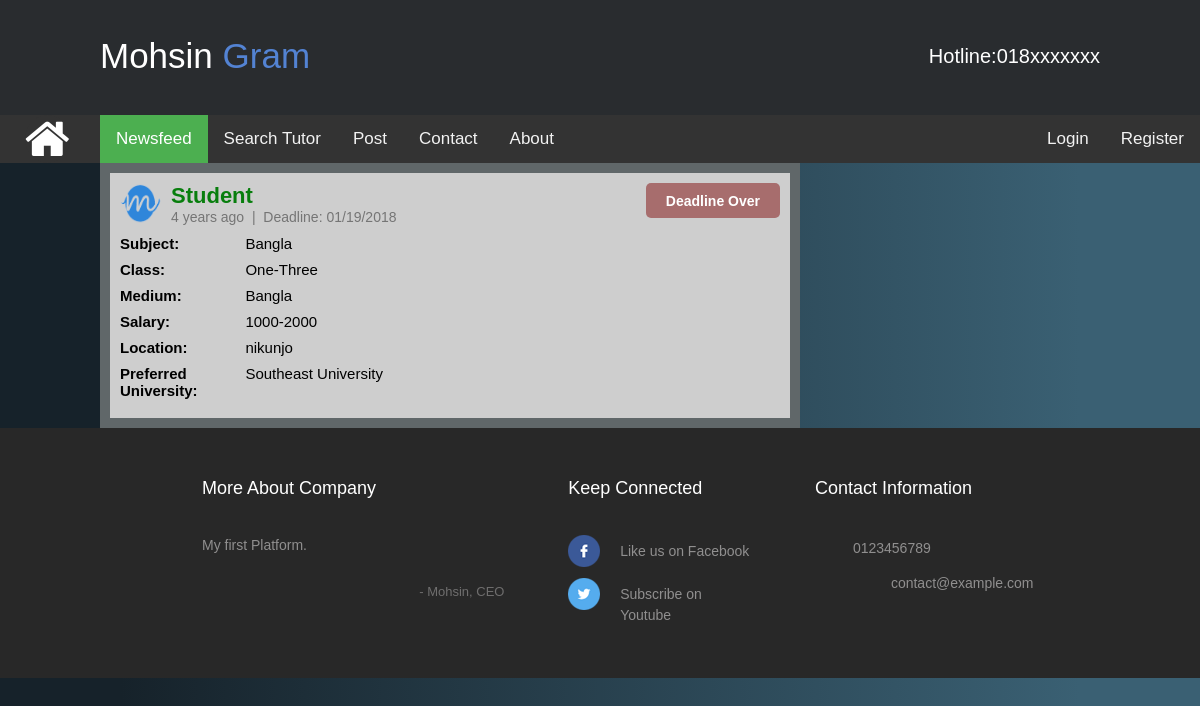
Page /viewpost.php?pid=5 on the committed database.
### tables this page shows
CREATE TABLE IF NOT EXISTS `post` (
  `id` int(11) NOT NULL AUTO_INCREMENT,
  `postby_id` int(11) NOT NULL,
  `subject` text NOT NULL,
  `class` text NOT NULL,
  `medium` varchar(20) NOT NULL,
  `salary` varchar(50) NOT NULL,
  `location` text NOT NULL,
  `p_university` text NOT NULL,
  `post_time` timestamp NOT NULL DEFAULT CURRENT_TIMESTAMP ON UPDATE CURRENT_TIMESTAMP,
  `deadline` varchar(15) NOT NULL,
  PRIMARY KEY (`id`)
);

CREATE TABLE IF NOT EXISTS `user` (
  `id` int(11) NOT NULL AUTO_INCREMENT,
  `fullname` varchar(150) NOT NULL,
  `gender` varchar(6) NOT NULL,
  `email` varchar(40) NOT NULL,
  `phone` varchar(15) NOT NULL,
  `address` varchar(200) NOT NULL DEFAULT '',
  `pass` varchar(50) NOT NULL,
  `confirmcode` varchar(7) NOT NULL,
  `activation` varchar(3) NOT NULL DEFAULT '',
  `type` varchar(10) NOT NULL,
  `user_pic` text,
  `last_logout` timestamp NOT NULL DEFAULT CURRENT_TIMESTAMP ON UPDATE CURRENT_TIMESTAMP,
  `online` varchar(5) NOT NULL DEFAULT 'no',
  PRIMARY KEY (`id`)
);

### inc/timeago.php (called while the page is built, shortened)
<?php
class timeago
{
    function time_ago($timestamp){
    $time_ago        = strtotime($timestamp);
    $current_time    = time();
    $time_difference = $current_time - $time_ago;
    $seconds         = $time_difference;
    $minutes = round($seconds / 60);
    $hours   = round($seconds / 3600);
    $days    = round($seconds / 86400);
    $weeks   = round($seconds / 604800);
    $months  = round($seconds / 2629440);
    $years   = round($seconds / 31553280);
    if ($seconds <= 60){
      return "Just Now";
    } else if ($minutes <= 60){
      if ($minutes == 1){
        return "1 min ago";
      } else {
        return "$minutes mins ago";
      }
    } else if ($hours <= 24){
      if ($hours == 1){
        return "1 hr ago";
      } else {
        return "$hours hrs ago";
      }
    } else if ($days <= 7){
      if ($days == 1){
        return "yesterday";
      } else {
        return "$days days ago";
      }
    } else if ($weeks <= 4.3){
      if ($weeks == 1){
        return "1 week ago";
      } else {
        return "$weeks weeks ago";
      }
    } else if ($months <= 12){
      if ($months == 1){
        return "1 month ago";
      } else {
        return "$months months ago";
      }
    } else {
      if ($years == 1){
        return "1 year ago";
      } else {
        return "$years years ago";
      }
    }
  }
}
?>

### viewpost.php (the view, shortened to what this page needs)
<?php
$con = new mysqli('localhost', 'root', '', 'main_db');
if (!isset($_SESSION['user_login'])) {
	$user = "";
	$utype_db = "";
}
else {
	$user = $_SESSION['user_login'];
	$result = $con->query("SELECT * FROM user WHERE id='$user'");
		$get_user_name = $result->fetch_assoc();
			$uname_db = $get_user_name['fullname'];
			$utype_db = $get_user_name['type'];
}
include_once("inc/timeago.php");
$time = new timeago();
if (isset($_REQUEST['pid'])) {
	$pstid = mysqli_real_escape_string($con, $_REQUEST['pid']);
}else {
	header('location: index.php');
}
?>
<!DOCTYPE html>
<html>
<head>
	<link rel="stylesheet" type="text/css" href="css/style.css">
	<link href="css/footer.css" rel="stylesheet" type="text/css" media="all" />
	<link rel="stylesheet" type="text/css" href="css/homemenu.css">
    <link rel="stylesheet" href="https://maxcdn.bootstrapcdn.com/font-awesome/4.3.0/css/font-awesome.min.css">
</head>
<body class="body1">
<div>
	<div>
		<header class="header">
			<div class="header-cont">
				<?php
					include 'inc/banner.inc.php';
				?>
			</div>
		</header>
		<div class="topnav">
			<div class="parent2">
		  <div class="test1 bimage1"><a href=""><img src="image/tech.png" title="IT Solution" style="border-radius: 50%;" width="42" height="42"></a></div>
		  <div class="test2"><a href="#"><img src="image/eventmgt.png" title="Event Management" width="42" height="42" style="border-radius: 50%;"></a></div>
		  <div class="test3"><a href="#"><img src="image/photography.png" title="Photography" width="42" height="42" style="border-radius: 50%;"></a></div>
		  <div class="test4"><a href="#"><img src="image/teaching.png" title="Tution" style="border-radius: 50%;" width="42" height="42"></a></div>
		  <div class="mask2"><i class="fa fa-home fa-3x"></i></div>
		</div>
			<a class="active navlink" href="index.php" style="margin: 0px 0px 0px 100px;">Newsfeed</a>
			<a class="navlink" href="#news">Search Tutor</a>
			<?php
			if($utype_db == "teacher")
				{
				}else {
					echo '<a class="navlink" href="postform.php">Post</a>';
				}
			 ?>
			<a class="navlink" href="#contact">Contact</a>
			<a class="navlink" href="#about">About</a>
			<div style="float: right;" >
				<table>
					<tr>
						<?php
							if($user != ""){
								echo '<td>
							<a class="navlink" href="profile.php?uid='.$user.'">'.$uname_db.'</a>
						</td>
						<td>
							<a class="navlink" href="logout.php">Logout</a>
						</td>';
							}else{
								echo '<td>
							<a class="navlink" href="login.php">Login</a>
						</td>
						<td>
							<a class="navlink" href="registration.php">Register</a>
						</td>';
							}
						?>
					</tr>
				</table>
			</div>
		</div>
	</div>
	<div class="nbody" style="margin: 0px 100px; overflow: hidden;">
		<div class="nfeedleft">
				<?php
					$todaydate = date("m/d/Y");
					$query = $con->query("SELECT * FROM post WHERE id= '$pstid'");
					while ($row = $query->fetch_assoc()) {
						$postby_id = $row['postby_id'];
						$sub = $row['subject'];
						$class = $row['class'];
						$salary = $row['salary'];
						$location = $row['location'];
						$p_university = $row['p_university'];
						$post_time = $row['post_time'];
						$deadline = $row['deadline'];
						$medium = $row['medium'];
						$query1 = $con->query("SELECT * FROM user WHERE id='$postby_id'");
						$user_fname = $query1->fetch_assoc();
						$uname_db = $user_fname['fullname'];
						$pro_pic_db = $user_fname['user_pic'];
						echo '
							<div class="nfbody">
							<div class="p_head">
							<div style="float: right;">';
								if($user!='' && $utype_db=='student'){
										echo "<span style='color: red;'>Only teacher can apply!</span>";
								}else {
									if((strtotime($deadline) - strtotime($todaydate)) < 0){
										echo '
										<input type="submit" class="sub_button" style="margin: 0px; background-color: #a76d6d; cursor: default;" name="" value="Deadline Over" />';
									}
								}
							echo '</div>
							<div>
								<img src="image/profilepic/'.$pro_pic_db.'" width="41px" height="41px">
							</div>
							<div class="p_nmdate">
								<h4>'.$uname_db.'</h4>
								<h5 style="color: #757575;">'.$time->time_ago($post_time).' &nbsp;|&nbsp; Deadline: '.$deadline.'</h5>
							</div>
						</div>
						<div class="p_body">
							<div class="itemrow">
					  			<div class="itemrowdiv1">
					  				<p><label>Subject: </label></p>
					  			</div>
					  			<div class="itemrowdiv2">
					  				<span>'.$sub.'</span>
					  			</div>
					  		</div>
							<div class="itemrow">
					  			<div class="itemrowdiv1">
					  				<label>Class: </label>
					  			</div>
					  			<div class="itemrowdiv2">
					  				<span>'.$class.'</span>
					  			</div>
					  		</div>
							<div class="itemrow">
					  			<div class="itemrowdiv1">
					  				<label>Medium: </label>
					  			</div>
					  			<div class="itemrowdiv2">
					  				<span>'.$medium.'</span>
					  			</div>
					  		</div>
							<div class="itemrow">
					  			<div class="itemrowdiv1">
					  				<label>Salary: </label>
					  			</div>
					  			<div class="itemrowdiv2">
					  				<span>'.$salary.'</span>
					  			</div>
					  		</div>
							<div class="itemrow">
					  			<div class="itemrowdiv1">
					  				<label>Location: </label>
					  			</div>
					  			<div class="itemrowdiv2">
					  				<span>'.$location.'</span>
					  			</div>
					  		</div>
							<div class="itemrow">
					  			<div class="itemrowdiv1">
					  				<label>Preferred University: </label>
					  			</div>
					  			<div class="itemrowdiv2">
					  				<span>'.$p_university.'</span>
					  			</div>
					  		</div>
						</div>
					</div>';
					}
				?>
		</div>
	</div>
	<div>
	<?php
		include 'inc/footer.inc.php';
	?>
	</div>
</div>
</body>
</html>

### css/style.css (style rules this page uses)
body { width: 100%; margin: 0 auto; background-color: #ddd; font-size: 14px; }
header { background-color: #00695C; height: 101px; }
.body1 { margin: 0 auto; font-family: Verdana, Geneva, sans-serif; }
.header { background-color:#292c2f; box-shadow:0 1px 1px #ccc; padding: 4px 100px; color: #ffffff; box-sizing: border-box; top:100px; -webkit-transition:top 0.3s; transition:top 0.3s; text-align: center; margin: 0 auto; height: 115px; top: 0; left: 0; z-index: 1; }
.topnav { overflow: hidden; background-color: #333; }
.topnav .navlink { float: left; display: block; color: #f2f2f2; text-align: center; padding: 14px 16px; text-decoration: none; font-size: 17px; }
.topnav .navlink.active { background-color: #4CAF50; color: white; }
.nfeedleft { float: left; width: 700px; background-color: #606769; }
.nfbody { background-color: #cecece; margin: 10px; padding: 10px; }
.p_head img { float: left; }
.p_nmdate { overflow: hidden; padding: 0 10px; font-weight: bold; font-size: 22px; }
.p_nmdate h4 { color: #087E0D; font-family: "Trebuchet MS", Helvetica, sans-serif; }
.p_nmdate h5 { font-size: 14px; font-weight: normal; }
.p_body { margin: 10px 0 0 0; font-size: 15px; }
.p_body p { font-weight: bold; }
.p_body span { font-weight: 200; }
.itemrow { margin: 0 auto; width: 100%; padding-bottom: 9px; overflow: hidden; }
.itemrowdiv1 { width: 19%; float: left;font-weight: bold; }
.itemrowdiv2 { width: 80%; float: left; }
.sub_button { font-size: 14px; font-weight: 600; color: white; padding: 6px 20px; display: inline-block; float: right; text-decoration: none; height: 35px; -webkit-border-radius: 5px; -moz-border-radius: 5px; border-radius: 5px; background-color: #70b372; transition: all 0.1s linear 0s; top: 0px; position: relative; border: none; cursor: pointer; }

### css/footer.css (style rules this page uses)
html,body,div,span,applet,object,iframe,h1,h2,h3,h4,h5,h6,p,blockquote,pre,a,abbr,acronym,address,big,cite,code,del,dfn,em,img,ins,kbd,q,s,samp,small,strike,strong,sub,sup,tt,var,b,u,i,dl,dt,dd,ol,nav ul,nav li,fieldset,form,label,legend,table,caption,tbody,tfoot,thead,tr,th,td,article,aside,canvas,details,embed,figure,figcaption,footer,header,hgroup,menu,nav,output,ruby,section,summary,time,mark,audio,video { margin:0;padding:0;border:0;font-size:100%;font:inherit;vertical-align:baseline; }
article, aside, details, figcaption, figure,footer, header, hgroup, menu, nav, section { display: block; }
table { border-collapse:collapse;border-spacing:0; }
a { text-decoration:none; }

### css/homemenu.css (style rules this page uses)
body { background: -webkit-linear-gradient(90deg, #16222A 10%, #3A6073 90%); background: -moz-linear-gradient(90deg, #16222A 10%, #3A6073 90%); background: -ms-linear-gradient(90deg, #16222A 10%, #3A6073 90%); background: -o-linear-gradient(90deg, #16222A 10%, #3A6073 90%); background: linear-gradient(90deg, #16222A 10%, #3A6073 90%); }
.parent2 { position:absolute; display:block; width:50px; height:50px; background-color:transparent; border-radius:50%; z-index:20; }
.test1 { width:42px; height:42px; background-color:#333; border-radius:50%; position:absolute; color:white; text-align:center; line-height:50px; z-index:19;; left: 27px; top: 2px; transition: all 500ms cubic-bezier(0.680, -0.550, 0.265, 1.550); position:absolute; }
.test2 { width:42px; height:42px; left: 27px; top: 2px; background-color:#333; border-radius:50%; position:absolute; color:white; text-align:center; line-height:50px; z-index:19; transition: all 500ms cubic-bezier(0.680, -0.550, 0.265, 1.550) .2s; }
.test3 { width:42px; height:42px; background-color:#333; border-radius:50%; position:absolute; color:white; text-align:center; line-height:50px; left: 27px; top: 2px; transition: all 500ms cubic-bezier(0.680, -0.550, 0.265, 1.550) .4s; }
.test4 { width:42px; height:42px; background-color:#333; border-radius:50%; position:absolute; color:white; text-align:center; line-height:50px; left: 27px; top: 2px; transition: all 500ms cubic-bezier(0.680, -0.550, 0.265, 1.550) .6s; }
.mask2 { background:#333; border-radius:50%; position:absolute; z-index:21; color:white; text-align:center; cursor:pointer; left: 25px; }
.bimage1 { background-image: url("../image/insta-logo.png"); }

### rows in the picture
post: user.user_pic (picture), user.fullname "Student", post_time "4 years ago", deadline "01/19/2018", subject "Bangla", class "One-Three", medium "Bangla", salary "1000-2000", location "nikunjo", p_university "Southeast University"
